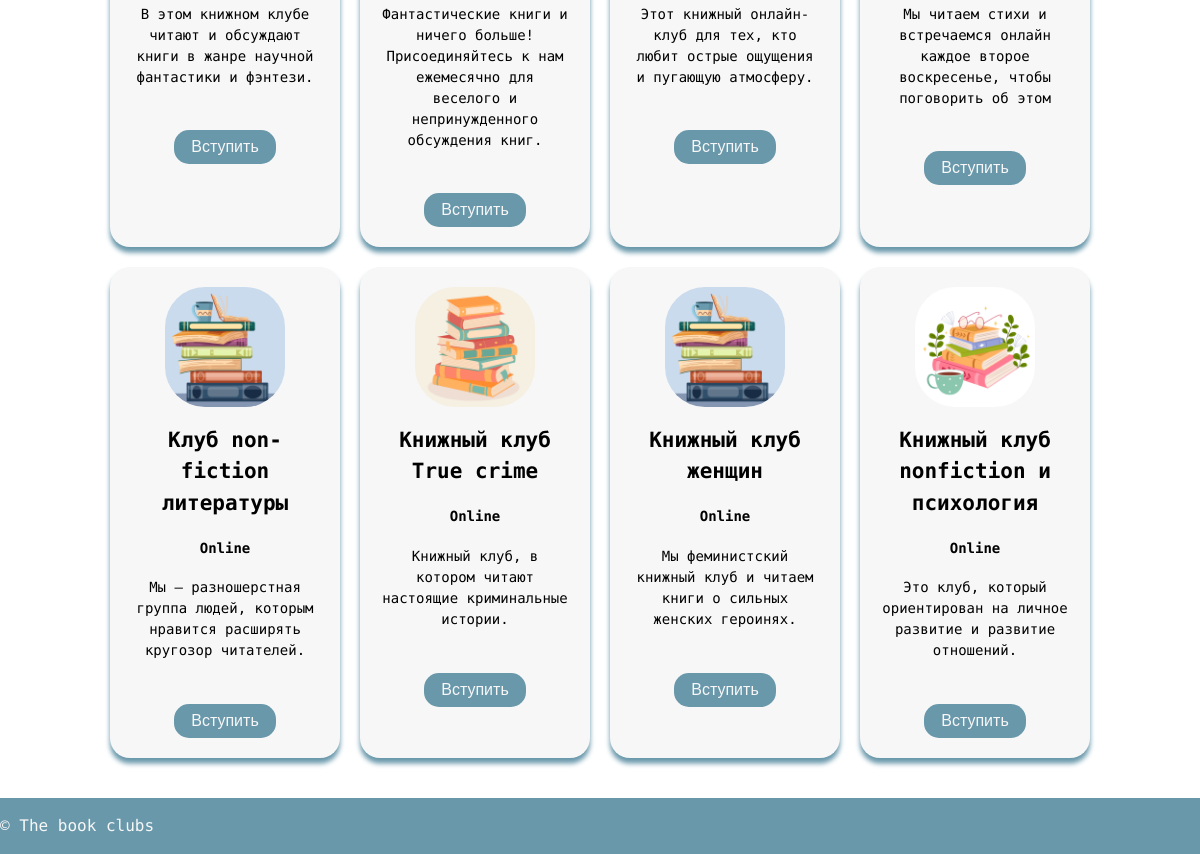
The app's page /book-clubs/ (lower part), older data.
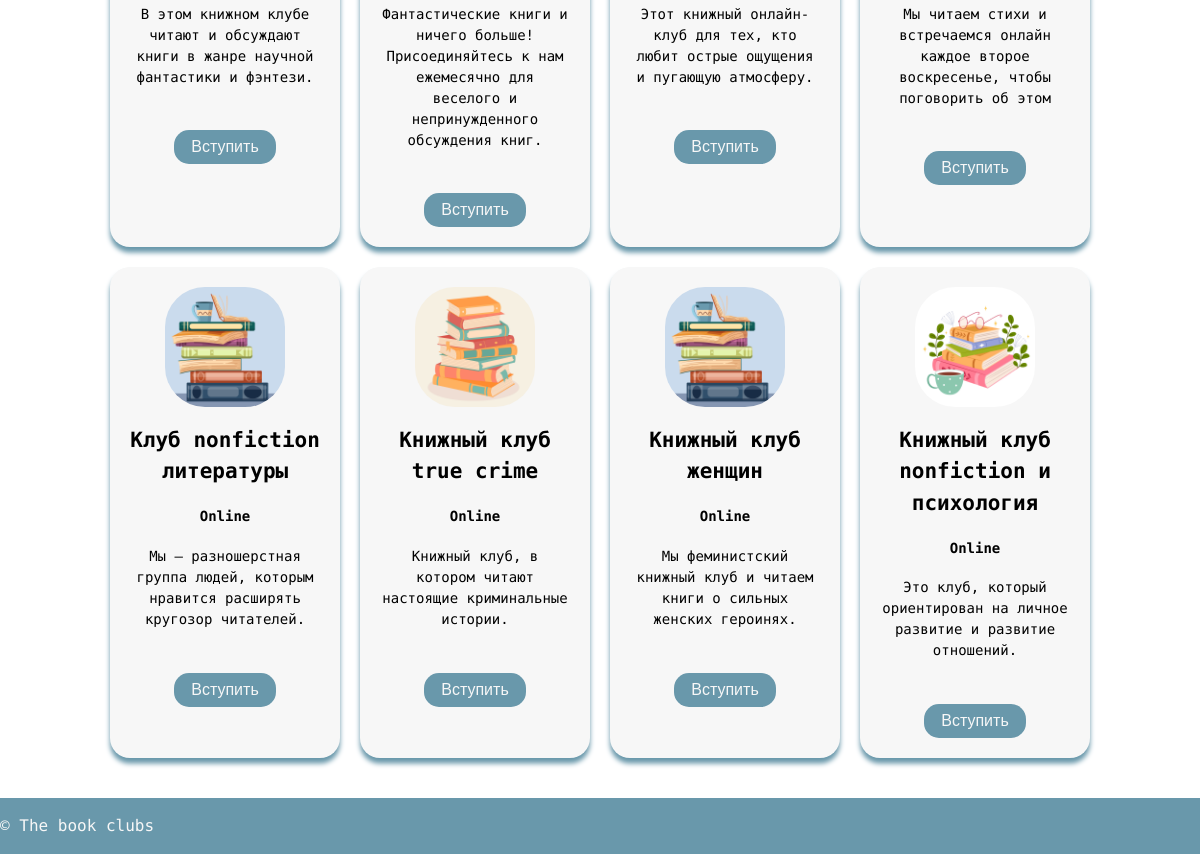
The same page, newer data.
### club/models.py (models this page shows, shortened)
class BookClub(models.Model):
    name = models.CharField(max_length=200)
    description = models.TextField()
    image = models.ImageField(upload_to='images')
    venue = models.CharField(max_length=200, default='Online', null=True)

### club/views.py (the view)
# urls.py: path('book-clubs/', views.book_clubs, name='book_clubs'),
def book_clubs(request):
    clubs = BookClub.objects.all()
    books = Book.objects.all()
    context = {
        'clubs': clubs,
        'books':books
    }
    return render(request, 'club/book_clubs.html', context)

### templates/club/book_clubs.html (shortened to what this page needs)
{% extends 'base.html' %}
{% load static %}
{% block content %}
<div class="clubs-container">
    <div class="clubs-grid">
        {% for club in clubs %}
        <div class="clubs-cart">
            <div class="clubs-cart-container">
                <div class="clubs-cart-image">
                    <img src="{{ club.image.url }}" width="120" height="120">
                </div>
                <div class="clubs-cart-title">
                    <h2>{{ club.name }}</h2>
                    <h4>{{ club.venue }}</h4>
                </div>
                <div class="clubs-cart-desc">
                    <p>{{ club.description }}</p>
                </div>
                <div class="clubs-book-image">
                </div>
                <div class="clubs-cart-button">
                    <button type="submit" class="btn btn-primary add-to-cart-btn">Вступить</button>
                </div>
            </div>
        </div>
        {% endfor %}
    </div>
</div>
{% endblock %}

### templates/base.html (shortened to what this page needs)
{% load static %}
<!DOCTYPE html>
<html lang="{{ language }}">
<head>
    <link rel="stylesheet" type="text/css" href="{% static 'css/style.css' %}">
</head>
<body>
<main class="main-container">
    {% block content %}
    {% endblock %}
</main>
<footer>
    <p> © The book clubs
</footer>
</body>
</html>

### static/css/style.css (style rules this page uses)
body { font-family: 'Fira Code', monospace; font-size: 16px; line-height: 1.5; margin: 0; display: flex; flex-direction: column; min-height: 100vh; }
@media screen and (min-width: 1024px) { body { max-width: 100%; max-height: 100%; } }
@media screen and (min-width: 1024px) { footer { max-width: 100%; background-color: #6998AB; color: #f7f7f7; } }
@media screen and (min-width: 1024px) { main { padding-top: 50px; } }
@media screen and (min-width: 1024px) { .clubs-container { padding: 30px 100px ; } }
@media screen and (min-width: 1024px) { .clubs-grid { display: grid; grid-template-columns: repeat(4, 1fr); gap: 20px; padding: 10px; } }
@media screen and (min-width: 1024px) { .clubs-cart { background-color: #f7f7f7; padding: 20px; text-align: center; border-radius: 20px; box-shadow: 0 5.5px 5px 0 #6998AB } }
@media screen and (min-width: 1024px) { .clubs-cart-image img { border-radius: 40px; display: block; margin: auto; } }
@media screen and (min-width: 1024px) { .clubs-cart-title { font-size: 14px; } }
@media screen and (min-width: 1024px) { .clubs-cart-desc { font-size: 14px; } }
@media screen and (min-width: 1024px) { .clubs-cart-button button { padding: 8px 17px; background-color: #6998AB; color: #f7f7f7; border-radius: 15px; border: #6998AB; font-size: 16px; } }

Row changes from the older to the newer data that the page shows:
changed BookClub "Мы — разношерстная группа людей, которым нравится расширять кругозор читателей.": name "Клуб non-fiction литературы" → "Клуб nonfiction литературы"
changed BookClub "Книжный клуб, в котором читают настоящие криминальные истории.": name "Книжный клуб True crime" → "Книжный клуб true crime"
